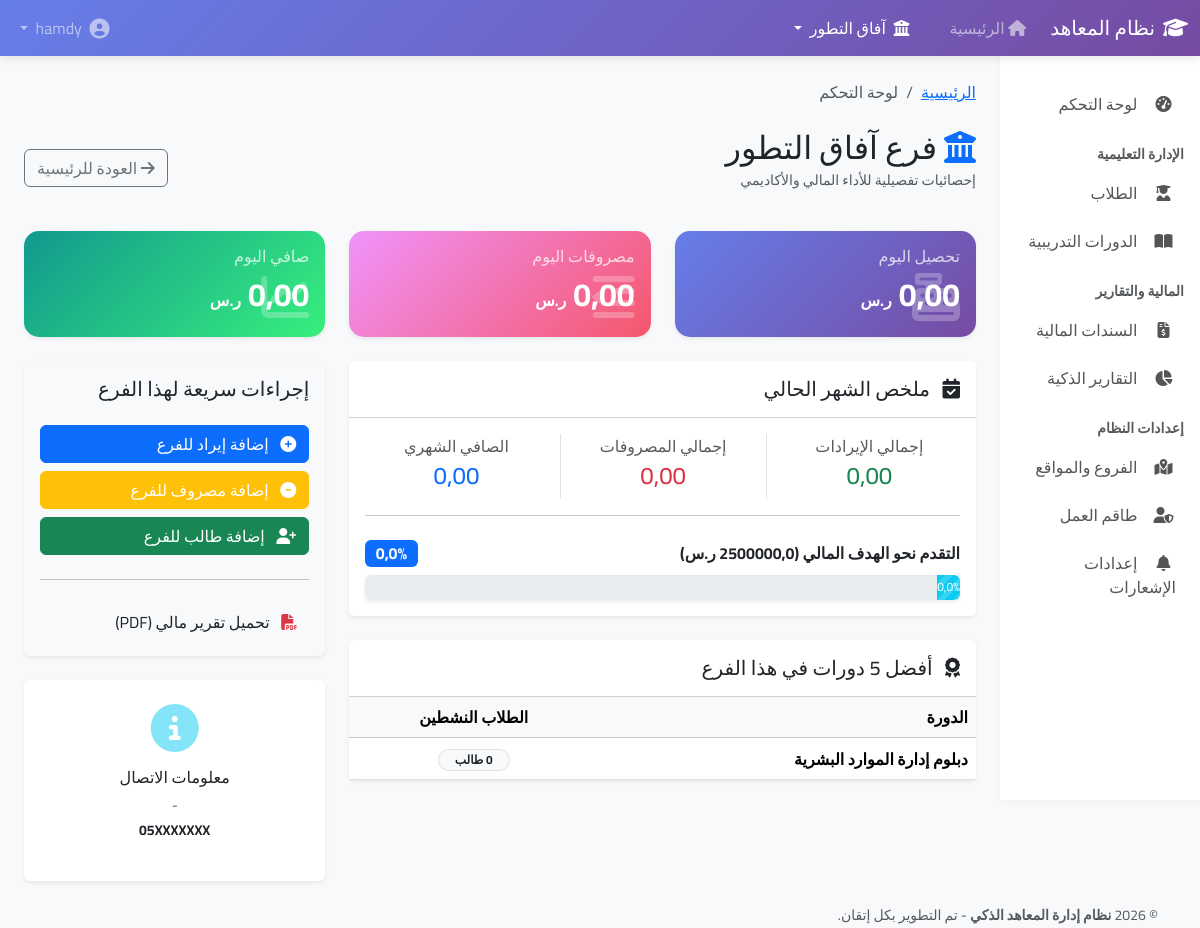
The page /branch/1/ (signed in) on the database its author committed.
### branches/models.py (models this page shows, shortened)
class Branch(models.Model):
    name = models.CharField(max_length=100, verbose_name='اسم الفرع')
    code = models.CharField(max_length=10, unique=True, verbose_name='كود الفرع')
    address = models.TextField(blank=True, verbose_name='العنوان')
    phone = models.CharField(max_length=20, blank=True, verbose_name='رقم الهاتف')
    email = models.EmailField(blank=True, verbose_name='البريد الإلكتروني')
    is_active = models.BooleanField(default=True, verbose_name='نشط')
    created_at = models.DateTimeField(auto_now_add=True, verbose_name='تاريخ الإنشاء')
    def get_current_month_target(self):
        today = date.today()
        target_obj = self.targets.filter(year=today.year, month=today.month).first()
        return float(target_obj.amount) if target_obj else 0.0

### courses/models.py (models this page shows, shortened)
class Course(models.Model):
    COURSE_TYPE_CHOICES = [
        ('diploma', 'دبلومة'),
        ('course', 'دورة'),
    ]
    name = models.CharField(max_length=200, verbose_name='اسم الدورة/الدبلومة')
    code = models.CharField(max_length=20, unique=True, verbose_name='كود الدورة')
    course_type = models.CharField(max_length=10, choices=COURSE_TYPE_CHOICES, verbose_name='النوع')
    description = models.TextField(blank=True, verbose_name='الوصف')
    price = models.DecimalField(max_digits=10, decimal_places=2, verbose_name='السعر')
    duration_days = models.PositiveIntegerField(default=30, verbose_name='المدة (بالأيام)')
    branches = models.ManyToManyField(Branch, related_name='courses', verbose_name='الفروع المتاحة')
    is_active = models.BooleanField(default=True, verbose_name='نشطة')
    created_at = models.DateTimeField(auto_now_add=True, verbose_name='تاريخ الإنشاء')
    class Meta:
        verbose_name = 'دورة/دبلومة'
        verbose_name_plural = 'الدورات والدبلومات'
        ordering = ['-created_at']

### dashboard/views.py (the view)
# urls.py: path('branch/<int:branch_id>/', views.branch_dashboard, name='branch_dashboard'),
@login_required
def branch_dashboard(request, branch_id):
    user = request.user
    branch = get_object_or_404(Branch, id=branch_id)
    today = date.today()
    month_start = today.replace(day=1)
    today_income = Income.objects.filter(branch=branch, date=today).aggregate(total=Sum('amount'))['total'] or 0
    today_expenses = Expense.objects.filter(branch=branch, date=today).aggregate(total=Sum('amount'))['total'] or 0
    monthly_income = Income.objects.filter(branch=branch, date__gte=month_start).aggregate(total=Sum('amount'))['total'] or 0
    monthly_expenses = Expense.objects.filter(branch=branch, date__gte=month_start).aggregate(total=Sum('amount'))['total'] or 0
    target_amount = branch.get_current_month_target() # استخدمنا الدالة اللي انت كاتبها في الموديل
    achievement_percentage = (monthly_income / target_amount * 100) if target_amount > 0 else 0
    top_courses = Course.objects.filter(branches=branch).annotate(
        students_count=Count('student', filter=Q(student__branch=branch, student__is_active=True))
    ).order_by('-students_count')[:5]
    context = {
        'branch': branch,
        'today_income': today_income,
        'today_expenses': today_expenses,
        'today_net': today_income - today_expenses,
        'monthly_income': monthly_income,
        'monthly_expenses': monthly_expenses,
        'monthly_net': monthly_income - monthly_expenses,
        'monthly_target': target_amount, # القيمة المصححة
        'achievement_percentage': round(achievement_percentage, 2),
        'top_courses': top_courses,
    }
    return render(request, 'dashboard/branch_dashboard.html', context)

### templates/dashboard/branch_dashboard.html (shortened to what this page needs)
{% extends 'base.html' %}
{% block content %}
<div class="d-flex justify-content-between align-items-center mb-4">
    <div>
        <h2 class="mb-1"><i class="fas fa-university text-primary"></i> فرع {{ branch.name }}</h2>
        <p class="text-muted small">إحصائيات تفصيلية للأداء المالي والأكاديمي</p>
    </div>
    <a href="{% url 'dashboard:dashboard' %}" class="btn btn-outline-secondary">
        <i class="fas fa-arrow-right"></i> العودة للرئيسية
    </a>
</div>
<div class="row mb-4 text-white">
    <div class="col-md-4">
        <div class="card stat-card shadow-sm h-100">
            <div class="card-body">
                <h6 class="opacity-75">تحصيل اليوم</h6>
                <h2 class="fw-bold">{{ today_income|floatformat:2 }} <small class="fs-6">ر.س</small></h2>
                <i class="fas fa-cash-register fa-3x position-absolute bottom-0 start-0 m-3 opacity-25"></i>
            </div>
        </div>
    </div>
    <div class="col-md-4">
        <div class="card stat-card warning shadow-sm h-100">
            <div class="card-body">
                <h6 class="opacity-75">مصروفات اليوم</h6>
                <h2 class="fw-bold">{{ today_expenses|floatformat:2 }} <small class="fs-6">ر.س</small></h2>
                <i class="fas fa-outdent fa-3x position-absolute bottom-0 start-0 m-3 opacity-25"></i>
            </div>
        </div>
    </div>
    <div class="col-md-4">
        <div class="card stat-card success shadow-sm h-100">
            <div class="card-body">
                <h6 class="opacity-75">صافي اليوم</h6>
                <h2 class="fw-bold">{{ today_net|floatformat:2 }} <small class="fs-6">ر.س</small></h2>
                <i class="fas fa-chart-line fa-3x position-absolute bottom-0 start-0 m-3 opacity-25"></i>
            </div>
        </div>
    </div>
</div>
<div class="row">
    <div class="col-md-8">
        <div class="card mb-4 shadow-sm border-0">
            <div class="card-header bg-white py-3">
                <h5 class="mb-0 text-dark"><i class="fas fa-calendar-check me-2"></i> ملخص الشهر الحالي</h5>
            </div>
            <div class="card-body">
                <div class="row text-center">
                    <div class="col-md-4 border-end">
                        <p class="text-muted mb-1">إجمالي الإيرادات</p>
                        <h4 class="text-success">{{ monthly_income|floatformat:2 }}</h4>
                    </div>
                    <div class="col-md-4 border-end">
                        <p class="text-muted mb-1">إجمالي المصروفات</p>
                        <h4 class="text-danger">{{ monthly_expenses|floatformat:2 }}</h4>
                    </div>
                    <div class="col-md-4">
                        <p class="text-muted mb-1">الصافي الشهري</p>
                        <h4 class="text-primary">{{ monthly_net|floatformat:2 }}</h4>
                    </div>
                </div>
                <hr>
                <div class="mt-4">
                    <div class="d-flex justify-content-between align-items-center mb-2">
                        <span class="fw-bold">التقدم نحو الهدف المالي ({{ monthly_target }} ر.س)</span>
                        <span class="badge bg-primary fs-6">{{ achievement_percentage }}%</span>
                    </div>
                    <div class="progress shadow-sm" style="height: 25px;">
                        <div class="progress-bar progress-bar-striped progress-bar-animated {% if achievement_percentage >= 100 %}bg-success{% else %}bg-info{% endif %}"
                             role="progressbar"
                             style="width: {{ achievement_percentage }}%">
                            {{ achievement_percentage }}%
                        </div>
                    </div>
                </div>
            </div>
        </div>
        <div class="card shadow-sm border-0">
            <div class="card-header bg-white py-3">
                <h5 class="mb-0 text-dark"><i class="fas fa-award me-2"></i> أفضل 5 دورات في هذا الفرع</h5>
            </div>
            <div class="card-body p-0">
                <table class="table table-hover align-middle mb-0">
                    <thead class="table-light">
                        <tr>
                            <th>الدورة</th>
                            <th class="text-center">الطلاب النشطين</th>
                        </tr>
                    </thead>
                    <tbody>
                        {% for course in top_courses %}
                        <tr>
                            <td class="fw-bold">{{ course.name }}</td>
                            <td class="text-center">
                                <span class="badge rounded-pill bg-light text-dark border px-3">
                                    {{ course.students_count }} طالب
                                </span>
                            </td>
                        </tr>
                        {% empty %}
                        <tr><td colspan="2" class="text-center p-4">لا توجد بيانات دورات لهذا الفرع</td></tr>
                        {% endfor %}
                    </tbody>
                </table>
            </div>
        </div>
    </div>
    <div class="col-md-4">
        <div class="card shadow-sm border-0 mb-4 bg-light">
            <div class="card-body">
                <h5 class="card-title mb-4">إجراءات سريعة لهذا الفرع</h5>
                <div class="d-grid gap-2">
                    <a href="{% url 'transactions:income_add' %}?branch={{ branch.id }}" class="btn btn-primary text-start">
                        <i class="fas fa-plus-circle me-2"></i> إضافة إيراد للفرع
                    </a>
                    <a href="{% url 'transactions:expense_add' %}?branch={{ branch.id }}" class="btn btn-warning text-white text-start">
                        <i class="fas fa-minus-circle me-2"></i> إضافة مصروف للفرع
                    </a>
                    <a href="{% url 'students:student_add' %}?branch={{ branch.id }}" class="btn btn-success text-start">
                        <i class="fas fa-user-plus me-2"></i> إضافة طالب للفرع
                    </a>
                    <hr>
                    <a href="{% url 'reports:daily_report' %}?branch={{ branch.id }}" class="btn btn-outline-dark text-start border-0">
                        <i class="fas fa-file-pdf me-2 text-danger"></i> تحميل تقرير مالي (PDF)
                    </a>
                </div>
            </div>
        </div>
        <div class="card shadow-sm border-0">
            <div class="card-body text-center py-4">
                <i class="fas fa-info-circle fa-3x text-info opacity-50 mb-3"></i>
                <h6>معلومات الاتصال</h6>
                <p class="small text-muted mb-1">{{ branch.address|default:"لا يوجد عنوان مسجل" }}</p>
                <p class="small fw-bold">{{ branch.phone|default:"" }}</p>
            </div>
        </div>
    </div>
</div>
{% endblock %}

### templates/base.html (shortened to what this page needs)
<!DOCTYPE html>
<html lang="ar" dir="rtl">
<head>
    <link rel="stylesheet" href="https://cdn.jsdelivr.net/npm/bootstrap@5.3.2/dist/css/bootstrap.rtl.min.css">
    <link rel="stylesheet" href="https://cdnjs.cloudflare.com/ajax/libs/font-awesome/6.4.0/css/all.min.css">
</head>
<body>
    {% if user.is_authenticated %}
    <nav class="navbar navbar-expand-lg navbar-dark sticky-top">
        <div class="container-fluid">
            <a class="navbar-brand" href="{% url 'dashboard:dashboard' %}">
                <i class="fas fa-graduation-cap me-2"></i>نظام المعاهد
            </a>
            <div class="collapse navbar-collapse" id="navbarNav">
                <ul class="navbar-nav me-auto">
                    <li class="nav-item">
                        <a class="nav-link" href="{% url 'dashboard:dashboard' %}"><i class="fas fa-home"></i> الرئيسية</a>
                    </li>
                    {% if user.is_superuser or user.user_type == 'admin' or user.user_type == 'regional_manager' %}
<li class="nav-item dropdown branch-dropdown">
    <a class="nav-link dropdown-toggle btn btn-outline-light text-white px-3 mx-lg-3"
       href="#" id="branchSwitch" role="button" data-bs-toggle="dropdown" aria-expanded="false">
        <i class="fas fa-university me-1"></i>
        {% if branch %}{{ branch.name }}{% else %}تبديل الفرع{% endif %}
    </a>
</li>                    {% endif %}
                </ul>
                <ul class="navbar-nav">
                    <li class="nav-item dropdown">
                        <a class="nav-link dropdown-toggle" href="#" data-bs-toggle="dropdown">
                            <i class="fas fa-user-circle fa-lg me-1"></i> {{ user.get_full_name|default:user.username }}
                        </a>
                    </li>
                </ul>
            </div>
        </div>
    </nav>
    <div class="container-fluid">
        <div class="row">
            <div class="col-md-2 sidebar p-0 d-none d-md-block sticky-top" style="top: 56px; height: calc(100vh - 56px);">
                <div class="py-4">
                    <nav class="nav flex-column">
                        <a class="nav-link {% if request.resolver_match.url_name == 'dashboard' %}active{% endif %}" href="{% url 'dashboard:dashboard' %}">
                            <i class="fas fa-tachometer-alt"></i> لوحة التحكم
                        </a>
                        <div class="px-3 mt-3 mb-1 text-muted small fw-bold text-uppercase">الإدارة التعليمية</div>
                        <a class="nav-link {% if 'students' in request.path %}active{% endif %}" href="{% url 'students:student_list' %}">
                            <i class="fas fa-user-graduate"></i> الطلاب
                        </a>
                        <a class="nav-link {% if 'courses' in request.path %}active{% endif %}" href="{% url 'courses:course_list' %}">
                            <i class="fas fa-book-open"></i> الدورات التدريبية
                        </a>
                        <div class="px-3 mt-3 mb-1 text-muted small fw-bold text-uppercase">المالية والتقارير</div>
                        <a class="nav-link {% if 'transactions' in request.path %}active{% endif %}" href="{% url 'transactions:income_list' %}">
                            <i class="fas fa-file-invoice-dollar"></i> السندات المالية
                        </a>
                        <a class="nav-link {% if 'reports' in request.path %}active{% endif %}" href="{% url 'reports:reports_dashboard' %}">
                            <i class="fas fa-chart-pie"></i> التقارير الذكية
                        </a>
                        {% if user.is_superuser or user.user_type == 'admin' %}
                        <div class="px-3 mt-3 mb-1 text-muted small fw-bold text-uppercase">إعدادات النظام</div>
                        <a class="nav-link {% if 'branches' in request.path %}active{% endif %}" href="{% url 'branches:branch_list' %}">
                            <i class="fas fa-map-marked-alt"></i> الفروع والمواقع
                        </a>
                        <a class="nav-link {% if 'accounts' in request.path %}active{% endif %}" href="{% url 'accounts:user_list' %}">
                            <i class="fas fa-user-shield"></i> طاقم العمل
                        </a>
                        <a class="nav-link {% if 'notification' in request.path %}active{% endif %}" href="{% url 'students:notification_settings' %}">
                            <i class="fas fa-bell"></i> إعدادات الإشعارات
                        </a>
                        {% endif %}
                    </nav>
                </div>
            </div>
            <div class="col-md-10 p-4">
                <nav aria-label="breadcrumb" class="mb-4">
                    <ol class="breadcrumb">
                        <li class="breadcrumb-item"><a href="{% url 'dashboard:dashboard' %}">الرئيسية</a></li>
                        <li class="breadcrumb-item active">{{ title|default:"لوحة التحكم" }}</li>
                    </ol>
                </nav>
                <div class="content-wrapper animate-fade-in">
                    {% block content %}{% endblock %}
                </div>
            </div>
        </div>
    </div>
    <footer class="footer">
        <div class="container">
            <p class="mb-0 text-muted small">
                &copy; {% now "Y" %} <strong>نظام إدارة المعاهد الذكي</strong> - تم التطوير بكل إتقان.
            </p>
        </div>
    </footer>
    {% else %}
        {% block auth_content %}{% endblock %}
    {% endif %}
</body>
</html>

### rows shown on the page
Branch: name "آفاق التطور", address "-", phone "05XXXXXXX"
Course: name "دبلوم إدارة الموارد البشرية", students_count "0"

### other values the page prints
{{ title|default:"لوحة التحكم" }} "لوحة التحكم"
{{ today_income|floatformat:2 }} "0,00"
{{ today_net|floatformat:2 }} "0,00"
{{ monthly_income|floatformat:2 }} "0,00"
{{ monthly_expenses|floatformat:2 }} "0,00"
{{ monthly_net|floatformat:2 }} "0,00"
{{ monthly_target }} "2500000,0"
{{ achievement_percentage }} "0,0"
